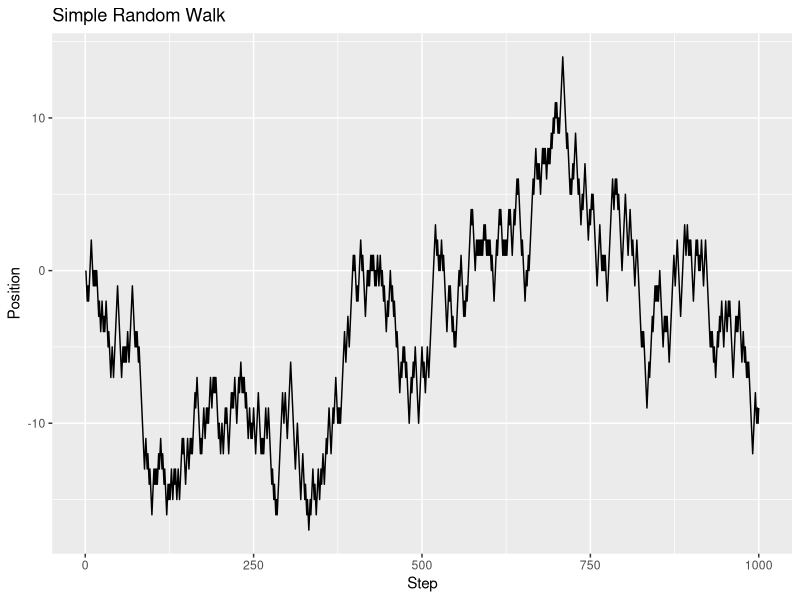

Recreate this plot in R.
# Load the necessary library
if(!require(ggplot2)) install.packages("ggplot2")
library(ggplot2)

generate_random_walk <- function(steps) {
  random_walk <- numeric(steps)
  
  random_walk[1] <- 0
  
  for (i in 2:steps) {
    step <- sample(c(-1, 1), 1)
    

    random_walk[i] <- random_walk[i - 1] + step
  }
  
  return(random_walk)
}

n_steps <- 1000

walk <- generate_random_walk(n_steps)


walk_data <- data.frame(Step = 1:n_steps, Position = walk)


ggplot(walk_data, aes(x = Step, y = Position)) +
  geom_line() +
  ggtitle("Simple Random Walk") +
  xlab("Step") +
  ylab("Position")
